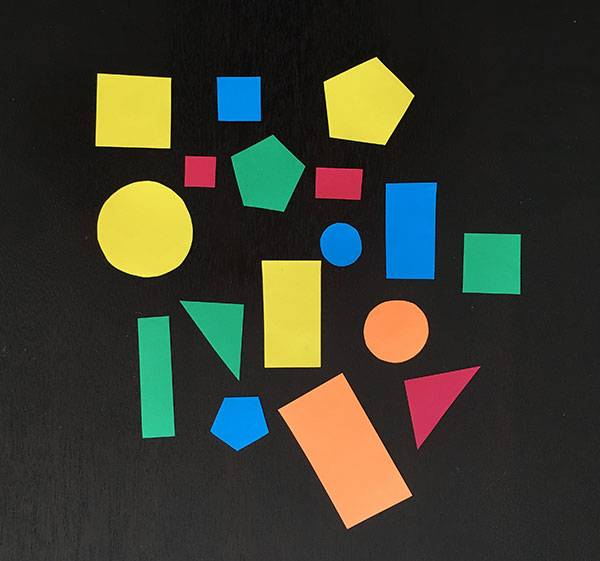
//> input picture 11-shape-find/shapes.jpg, 600 x 561 px
$ ./template   (built with g++ and OpenCV 4)
//> lines starting //> are read from the running program, lines starting //| are printed output that depends on the picture; after the words box and inside, x2 and y2 are one past the last pixel; in counts of white or black regions, pixels touching at a corner belong together
#include <iostream>
#include <filesystem>
#include <opencv2/opencv.hpp>

using namespace std;
using namespace cv;

int main(int argc, char **argv)
{
    // Print OpenCV version
    cout << "OpenCV Version: " << CV_VERSION << endl;

    // Read image
    Mat image = imread("../shapes.jpg", IMREAD_GRAYSCALE);
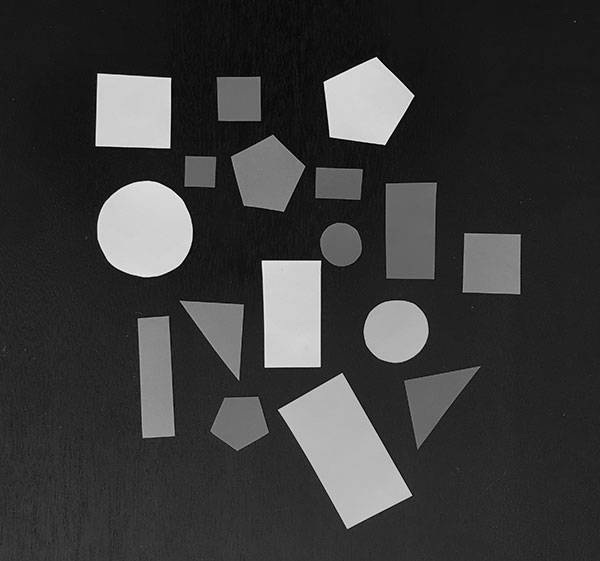
//> image: 561 rows x 600 cols, CV_8UC1; min 0, max 255, mean 58.2
    imshow("Original", image);

    // Create window for trackbars
    namedWindow("Threshold Controls");
    moveWindow("Threshold Controls", 10, 100);

    // Create trackbar to control low threshold value
    int lowThresh = 30;
    createTrackbar("Low Threshold", "Threshold Controls", &lowThresh, 255);
    setTrackbarPos("Low Threshold", "Threshold Controls", lowThresh);

    // Create trackbar to control high threshold value
    int highThresh = 255;
    createTrackbar("High Threshold", "Threshold Controls", &highThresh, 255);
    setTrackbarPos("High Threshold", "Threshold Controls", highThresh);

    while (true)
    {
        lowThresh = getTrackbarPos("Low Threshold", "Threshold Controls");
        highThresh = getTrackbarPos("High Threshold", "Threshold Controls");

        // blur image
        Mat imageBlur;
        GaussianBlur(image, imageBlur, Size(5, 5), 0);
        imshow("Blur", imageBlur);

        // threshold image
        Mat imageThreshold;
        threshold(imageBlur, imageThreshold, lowThresh, highThresh, THRESH_BINARY_INV);
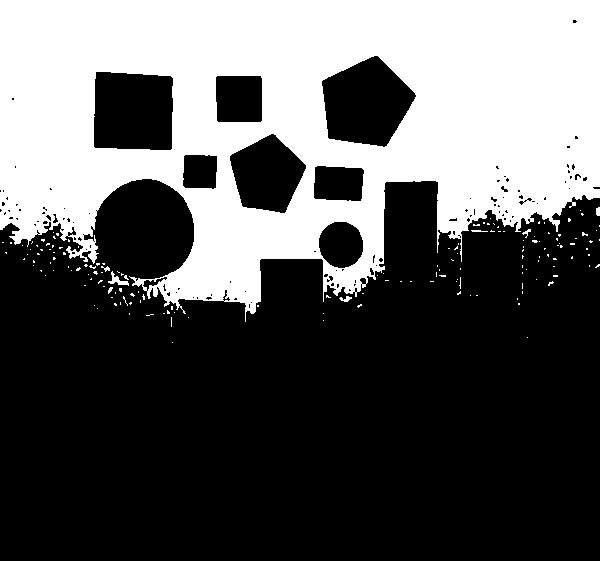
//> imageThreshold: 561 rows x 600 cols, CV_8UC1; 35.7% white; 161 white regions (153 under 20 px)
        imshow("Threshold", imageThreshold);

        // find contours
        vector<vector<Point>> contours;
        vector<Vec4i> hierarchy;
        findContours(imageThreshold, contours, hierarchy, RETR_TREE, CHAIN_APPROX_SIMPLE);
//> contours = 280 contours, 257 with area under 20; largest, box (x1, y1, x2, y2) and area: (0, 0, 600, 322) 140709, (321, 55, 417, 148) 6055, (93, 71, 174, 151) 5974, (229, 133, 307, 214) 4167, (215, 75, 263, 123) 2180

        // draw contours
        Mat imageContoursDraw;
        cvtColor(imageThreshold, imageContoursDraw, COLOR_GRAY2BGR);
//> imageContoursDraw: 561 rows x 600 cols, CV_8UC3; 35.7% white; 161 white regions (153 under 20 px), largest, box (x1, y1, x2, y2) and area: (0, 0, 600, 322) 119143, (108, 271, 129, 286) 110, (339, 296, 352, 302) 42
        drawContours(imageContoursDraw, contours, -1, Scalar(0, 0, 255), 2);
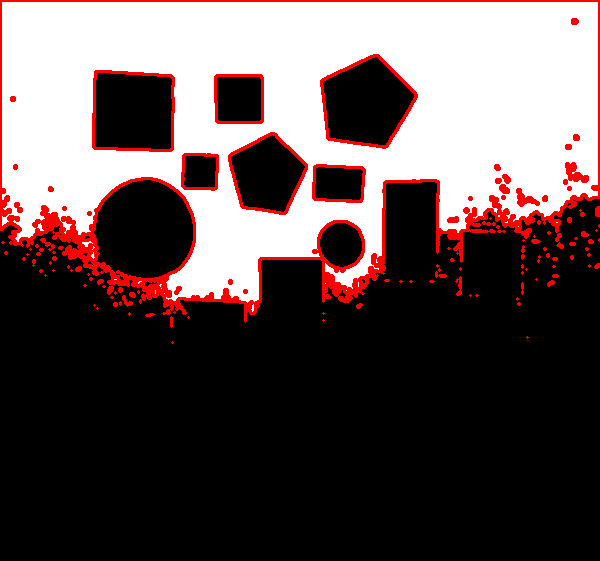
//> imageContoursDraw: 561 rows x 600 cols, CV_8UC3; mean B, G, R 81.6, 81.6, 95.8
        imshow("Contours", imageContoursDraw);

        // find triangles
        int count = 0;
        vector<Point> approx;

        for (unsigned int i = 0; i < contours.size(); i++)
        {
            // Approximate contour with accuracy proportional
            // to the contour perimeter
            approxPolyDP(Mat(contours[i]), approx, arcLength(Mat(contours[i]), true) * 0.02, true);

            // Skip small or non-convex objects
            if (fabs(contourArea(contours[i])) < 100 || !isContourConvex(approx))
                continue;

            if (approx.size() >= 3 && approx.size() <= 6)
            {
                switch (approx.size())
                {
                case 4:
                    count++;
                    break;
                }
            }
        }
//> this loop made 280 passes
//> approx on passes 1 to 3: 1 Point (x, y): [172, 342], 1 Point (x, y): [527, 337], 1 Point (x, y): [323, 320]
//> after the loop, approx = 7 Points (x, y): [572, 22], [572, 20], [573, 19], [575, 19], [577, 21], [575, 23], [573, 23]; count = 3

        // Print number of triangles
        cout << "Number of triangles: " << count << endl;
//| Number of triangles: 3

        // put text on the image
        putText(imageContoursDraw, "Num@ber of triangles: " + to_string(count), Point(10, 10), FONT_HERSHEY_SIMPLEX, 0.4, Scalar(255, 255, 255), 1, 8);
//> imageContoursDraw: 561 rows x 600 cols, CV_8UC3; 1 pixels changed, all inside (x1, y1, x2, y2) = (107, 1, 108, 2)

        // Show the image
        imshow("Triangles", imageContoursDraw);
        waitKey(1);

        if (waitKey(10) == 27)
//> the Esc key is pressed
            break;
    }

    destroyAllWindows();

    return 0;
}
